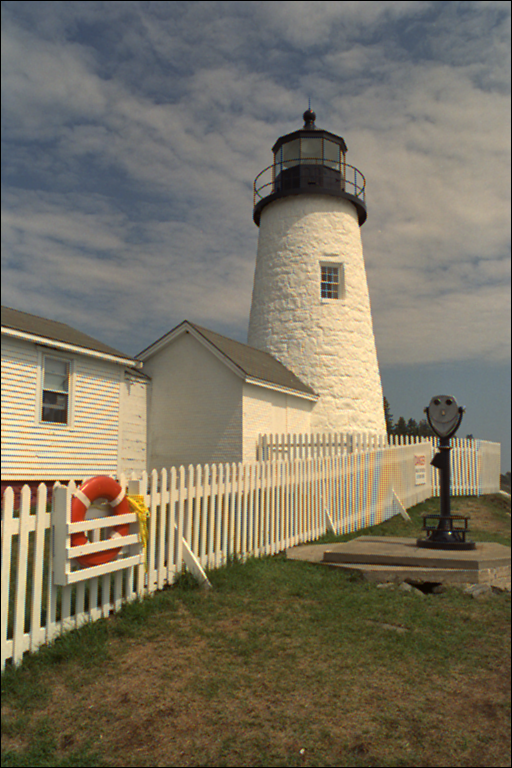
#> input picture P1/LighthouseQ2.png, 512 x 768 px
$ python Q3.py
#> lines starting #> are read from the running program, lines starting #| are printed output that depends on the picture; after the words box and inside, x2 and y2 are one past the last pixel; in counts of white or black regions, pixels touching at a corner belong together
#> further down, img is the input picture: shape (768, 512, 3); mean B, G, R 97.5, 114.7, 121.7
import cv2
import numpy as np


def rgb_to_gray(rgb_img):
    return cv2.cvtColor(rgb_img, cv2.COLOR_BGR2GRAY)
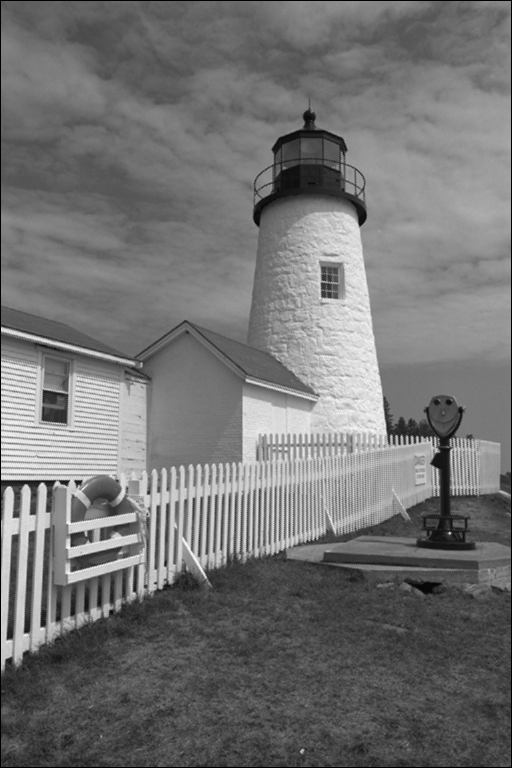
#> returned value: shape (768, 512); min 0, max 250, mean 114.8


def isodata_threshold(gray_img):
    t = np.mean(gray_img)
#> t = 114.8
    while True:
        g1 = gray_img[gray_img > t]
        g2 = gray_img[gray_img <= t]

        if g1.size == 0 or g2.size == 0:
            break

        new_t = 0.5 * (np.mean(g1) + np.mean(g2))

        if abs(new_t - t) < 0.5:
            return int(new_t)

        t = new_t
#> this loop made 12 passes
#> (new_t, t) on passes 1 to 11: (116.6, 116.6), (118.3, 118.3), (120.1, 120.1), (122.2, 122.2), (124.2, 124.2), (125.9, 125.9), (126.7, 126.7), (127.5, 127.5), (128.3, 128.3), (129.1, 129.1), (129.8, 129.8)
#> new_t on pass 12: 129.8


img = cv2.imread('LighthouseQ2.png')
gray_img = rgb_to_gray(img)
threshold = isodata_threshold(gray_img)
#> threshold = 129
_, binary_img = cv2.threshold(gray_img, threshold, 255, cv2.THRESH_BINARY)
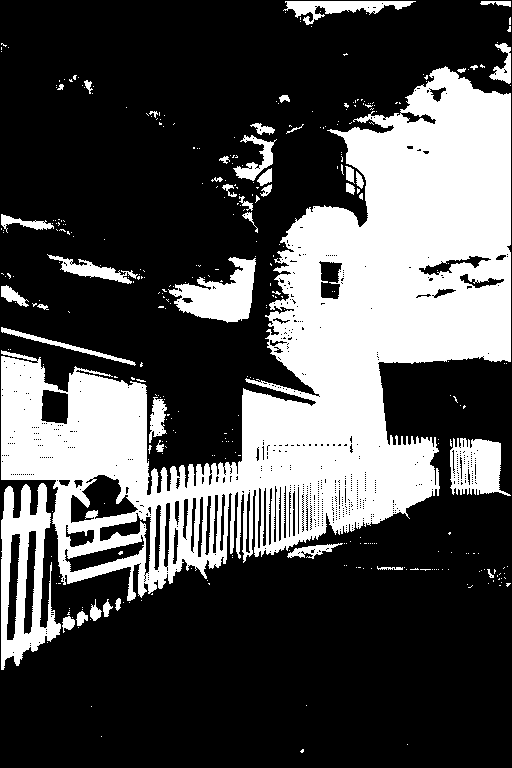
#> binary_img: shape (768, 512); 31.1% white; 351 white regions (309 under 20 px), largest, box (x1, y1, x2, y2) and area: (1, 66, 511, 601) 102957, (1, 483, 61, 670) 5583, (168, 257, 256, 323) 3051

cv2.imshow('Imagem de Entrada', img)
cv2.imshow('Imagem de Saida', binary_img)
cv2.waitKey(0)
cv2.destroyAllWindows()
